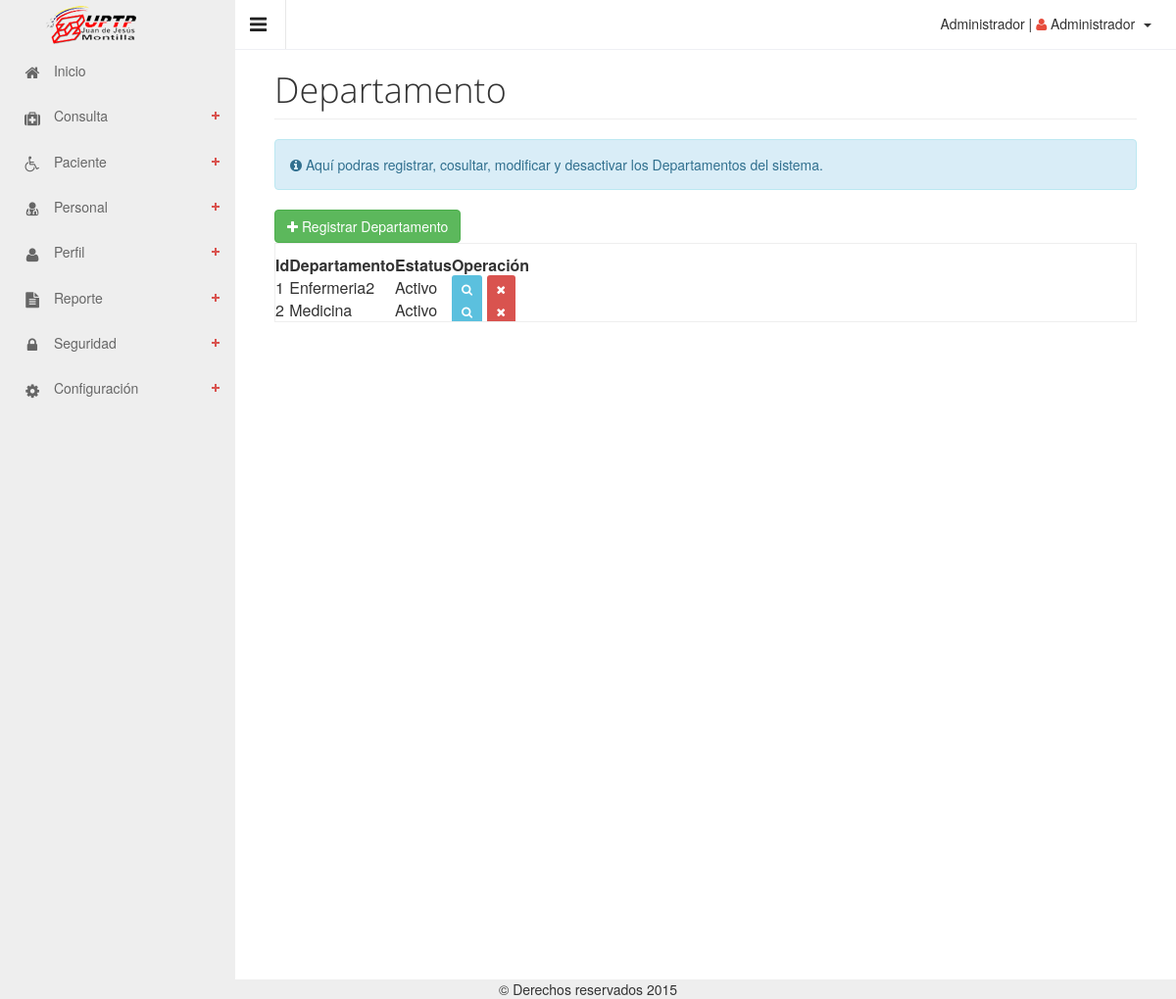
The app's page /vista/intranet.php?vista=configuracion/departamento (signed in) with its own data.
### tables this page shows
CREATE TABLE IF NOT EXISTS `tdepartamento` (
  `iddepartamento` int(11) NOT NULL AUTO_INCREMENT,
  `departamento` varchar(45) NOT NULL,
  `estatusdepartamento` int(11) NOT NULL,
  PRIMARY KEY (`iddepartamento`)
);

### modelo/m_mysql.php (called while the page is built, shortened)
<?php
class bd_my
{
	private $servidor = 'localhost';
	private $usuario = 'root';
	private $clave = '';
	private $con;
	protected function conectar()
	{
		$this->con=mysql_connect($this->servidor,$this->usuario,$this->clave);
	}
	protected function filtro($sql)
	{
	  	$lrTb=mysql_query($sql,$this->con) OR die(mysql_error());
	  	return $lrTb;
	}
    protected function proximo($result)
    {
      	$laRow=mysql_fetch_array($result);
      	return $laRow;
    }
}
?>

### modelo/m_departamento.php (called while the page is built, shortened)
<?php
	require_once('m_mysql.php');
	class claseDepartamento extends bd_my
	{
		public function listar()
		{
			$Filas = array();
			$cont = 0;
			$sql="SELECT * FROM tdepartamento;";
			$pcsql=$this->filtro($sql);
			while($laRow=$this->proximo($pcsql))
			{
				$Filas[$cont] = $laRow;
				$cont++;
			}
			return $Filas;
		}
	}
?>

### vista/configuracion/departamento.php (the view, shortened to what this page needs)
<h1 class="page-header">Departamento</h1>
<div class="alert alert-info" role="alert">
    <strong><i class="fa fa-info-circle"></i></strong> Aquí podras registrar, cosultar, modificar y desactivar los Departamentos del sistema.
</div>
<a class="btn btn-success" id="btn_registrar" href="?vista=configuracion/registrar_departamento"><i class="fa fa-plus"></i> Registrar Departamento</a>
<form role="form" class="form" action="../control/c_departamento.php" method="POST" name="form_departamento" role="form" class="form">
    <table class="cell-border compact hover stripe" id="filtro">
        <thead>
            <th>Id</th><th>Departamento</th><th>Estatus</th><th>Operación</th>
        </thead>
        <tbody>
        <?php
                require_once('../modelo/m_departamento.php');
                $lobjDepartamento=new claseDepartamento;
                $laDepartamento=$lobjDepartamento->listar();
                for($i=0;$i<count($laDepartamento);$i++)
                {
                    $estatus=($laDepartamento[$i]['estatusdepartamento']==1)?'Activo':'Inactivo';
                    echo '<tr>';
                    echo '<td>'.$laDepartamento[$i]['iddepartamento'].'</td>';
                    echo '<td>'.$laDepartamento[$i]['departamento'].'</td>';
                    echo '<td>'.$estatus.'</td>';
                    echo '<td>';
                        echo '<a class="btn-sm btn-info" href="#" onclick="buscar('.$laDepartamento[$i]['iddepartamento'].')"><i class="fa fa-search icon-white"></i></a>';
                        if($laDepartamento[$i]['estatusdepartamento']=='1')
                        {
                            echo ' <a class="btn-sm btn-danger" href="#" onclick="desactivar('.$laDepartamento[$i]['iddepartamento'].')" ><i class="fa fa-remove icon-white"></i></a>';
                        }
                        elseif (($laDepartamento[$i]['estatusdepartamento']=='0') OR ($laDepartamento[$i]['estatusdepartamento']==0) )
                        {
                            echo ' <a class="btn-sm btn-warning" title="Restaurar" href="#" onclick="activar('.$laDepartamento[$i]['iddepartamento'].')" ><i class="fa fa-refresh fa-white"></i></a>';
                        }
                    echo "</td>";
                    echo '</tr>';
                }
            ?>
            </tbody>
    </table>
</form>

### records on screen
tdepartamento: iddepartamento "1", departamento "Enfermeria2", estatusdepartamento "Activo"
tdepartamento: iddepartamento "2", departamento "Medicina", estatusdepartamento "Activo"

### other values on screen
$laModulos[$i][1] "Consulta"
$laModulos[$i][1] "Paciente"
$laModulos[$i][1] "Personal"
$laModulos[$i][1] "Perfil"
$laModulos[$i][1] "Reporte"
$laModulos[$i][1] "Seguridad"
$laModulos[$i][1] "Configuración"
$_SESSION['nombreusuario'] "Administrador"
$_SESSION['nombrerol'] "Administrador"
